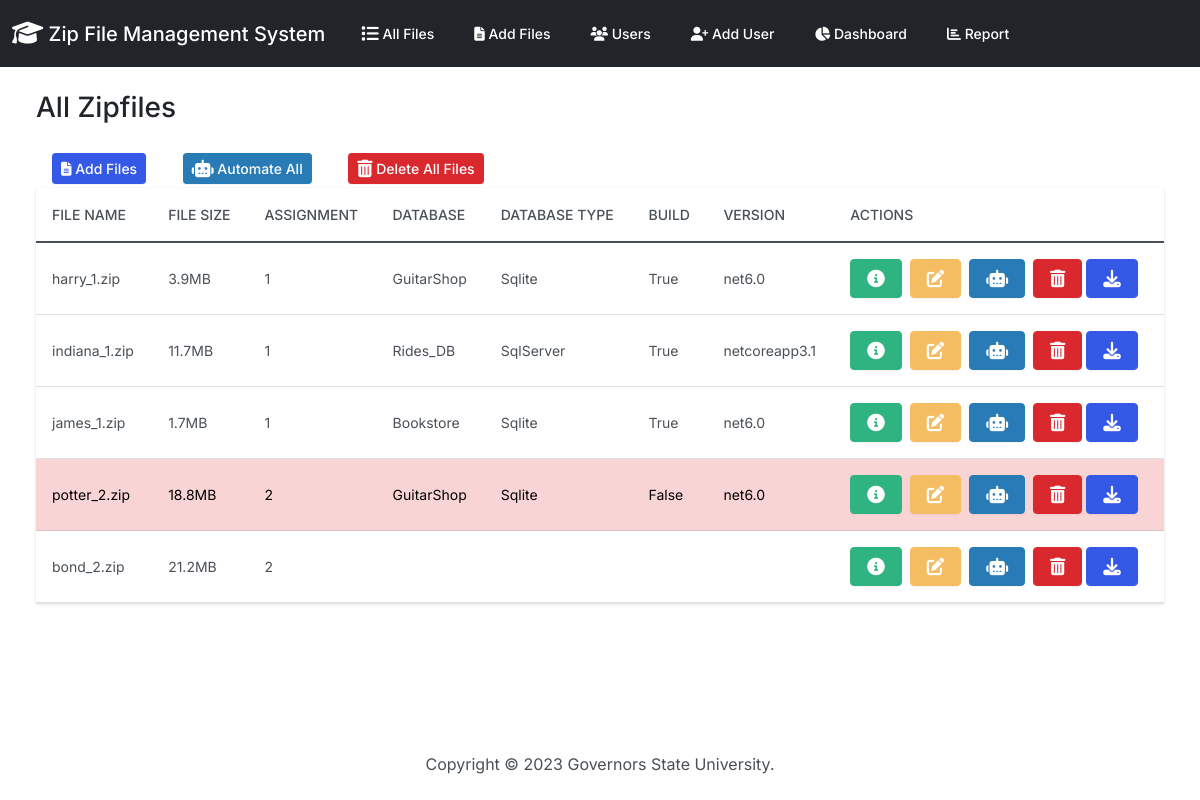
The app's page /, older data.
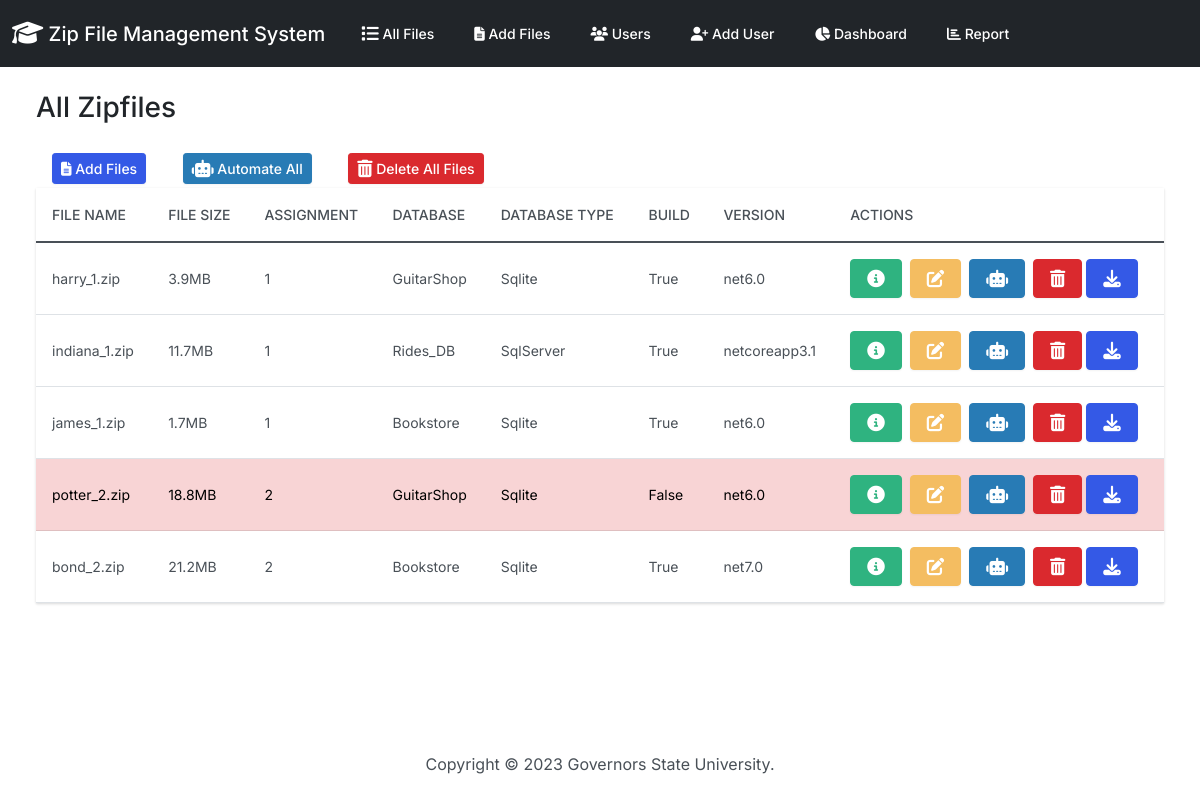
The same page, newer data.
### zipfiles/models.py (models this page shows, shortened)
class File_Results(models.Model):
    id_number = models.PositiveIntegerField(null=True)
    f_name = models.CharField(max_length=255, null=True)
    f_size = models.CharField(max_length=50, null=True)
    myfiles = models.FileField(upload_to="")
    user_name = models.ForeignKey(
        'UserNamesList',
        on_delete=models.CASCADE,
        db_column='user_name',
        default=None
    )
    db_name = models.CharField(max_length=50, null=True)
    db_type = models.CharField(max_length=50, null=True)
    is_build_succeeded = models.CharField(max_length=50, null=True)
    dotnet_version = models.CharField(max_length=20, null=True)
    error_details = models.TextField(null=True)
    assignment_number = models.IntegerField(null=True)
    folder_name = models.CharField(max_length=50, null=True)
    instruction_passed = models.CharField(max_length=50, null=True)

### zipfiles/views.py (the view)
# urls.py: path('', views.index, name='index'),
def index(request):
  failed_files = request.session.pop('failed_files', [])
  file_results = File_Results.objects.all()
  return render(request, 'zipfiles/index.html', {
    'zipfiles': file_results,
    'failed_files': failed_files
  })

### zipfiles/templates/zipfiles/index.html (shortened to what this page needs)
{% extends "zipfiles/base.html" %}
{% block body %}
<h3 class="m-4">All Zipfiles</h3>
<div class="row">
  <div class="col-12">
    {% if zipfiles %}
    <div class="ms-4 me-4 mb-4">
      <a class="btn btn-primary btn-sm mx-3 my-1" href="{% url 'add' %}">
        <i class="fas fa-file-alt"></i> Add Files
      </a>
      <a class="btn btn-info btn-sm mx-3 my-1" href="{% url 'automate_all' %}" title="Automate all">
         Automate All
      </a>
      <a class="btn btn-danger btn-sm mx-3 my-1" href="{% url 'delete_all' %}" title="Delete All Files" id="delete-all-button">
         Delete All Files
      </a>
      <div>
        <table class="table table-hover">
          <thead class="thead-dark">
            <tr>
              <th scope="col">File name</th>
              <th scope="col">File Size</th>
              <th scope="col">Assignment</th>
              <th scope="col">Database</th>
              <th scope="col">Database Type</th>
              <th scope="col">Build</th>
              <th scope="col">Version</th>
              <th scope="col">Actions</th>
            </tr>
          </thead>
          <tbody>
            {% for zipfile in zipfiles %}
              <tr {% if zipfile.is_build_succeeded == 'False' %}class="table-danger"{% endif %}>
                <td class="align-middle">{{ zipfile.f_name|default:"" }}</td>
                <td class="align-middle">{{ zipfile.f_size|default:"" }}</td>
                <td class="align-middle">{{ zipfile.assignment_number|default:"" }}</td>
                <td class="align-middle">{{ zipfile.db_name|default:"" }}</td>
                <td class="align-middle">{{ zipfile.db_type|default:"" }}</td>
                <td class="align-middle">{{ zipfile.is_build_succeeded|default:"" }}</td>
                <td class="align-middle">{{ zipfile.dotnet_version|default:"" }}</td>
                <td>
                  <a class="btn btn-success me-1 download-link" href="{% url 'view_info' zipfile.id %}" data-bs-toggle="modal" data-bs-target="#myModal{{zipfile.id}}" title="Info">
                  </a>
                  <a class="btn btn-warning me-1" href="{% url 'edit' zipfile.id %}" title="Edit">
                  </a>
                  <a class="btn btn-info me-1" href="{% url 'automate' zipfile.id %}" title="Run Automation Script">
                  </a>
                  <button type="button" class="btn btn-danger" data-bs-toggle="modal" data-bs-target="#delete{{zipfile.id}}" title="Delete">
                  </button>
                  <a class="btn btn-primary me-1 download-link" href="{% url 'download_file' zipfile.id %}" title="Download File">
                  </a>
                </td>
              </tr>
            {% endfor %}
          </tbody>
        </table>
      </div>
    </div>
    {% else %}
      <h5 class="alert alert-primary ms-4 me-4">No File_Results Records</h5>
    {% endif %}
  </div>
</div>
{% endblock %}

### zipfiles/templates/zipfiles/base.html (shortened to what this page needs)
{% load static %}
<!DOCTYPE html>
<html lang="en">
  <head>
    <link rel="stylesheet" href="https://cdnjs.cloudflare.com/ajax/libs/font-awesome/6.1.1/css/all.min.css">
    <link href="{% static 'css/bootstrap.min.css' %}" rel="stylesheet">
  </head>
  <body class="d-flex flex-column min-vh-100">
    <div id="parentDiv">
      <nav class="navbar navbar-expand-lg navbar-dark bg-dark">
        <div class="container-fluid">
          <a class="navbar-brand" href="{% url 'index' %}">
            <i class="fa-solid fa-graduation-cap fa-lg"></i> Zip File Management System
          </a>
          <div class="collapse navbar-collapse" id="navbarColor01">
            <ul class="navbar-nav me-auto">
              <li class="nav-item">
                <a class="nav-link" href="{% url 'index' %}">
                   All Files
                </a>
              </li>
              <li class="nav-item">
                <a class="nav-link" href="{% url 'add' %}">
                  <i class="fas fa-file-alt"></i> Add Files
                </a>
              </li>
              <li class="nav-item">
                <a class="nav-link" href="{% url 'user_list' %}">
                  <i class="fas fa-users"></i> Users
                </a>
              </li>
              <li class="nav-item">
                <a class="nav-link" href="{% url 'user_create' %}">
                  <i class="fas fa-user-plus"></i> Add User
                </a>
              </li>
              <li class="nav-item">
                <a class="nav-link" href="{% url 'dashboard' %}">
                  <i class="fas fa-chart-pie"></i> Dashboard
                </a>
              </li>
              <li class="nav-item">
                <a class="nav-link" href="{% url 'report' %}">
                  <i class="fas fa-chart-bar"></i> Report
                </a>
              </li>
            </ul>
          </div>
        </div>
      </nav>
      <div class="container-fluid">
        {% block body %}
        {% endblock %}
      </div>
    </div>
    <footer class="mt-auto mb-4">
      <div class="text-center">
        <span>
          Copyright &copy; <script>document.write(new Date().getFullYear())</script> Governors State University.
        </span>
      </div>
    </footer>
  </body>
</html>

### zipfiles/templates/zipfiles/base.html (style rules this page uses)
body, table { font-size: 14px; }

Row changes from the older to the newer data that the page shows:
changed File_Results "bond_2.zip": db_name (not shown) → "Bookstore"; db_type (not shown) → "Sqlite"; is_build_succeeded (not shown) → "True"; dotnet_version (not shown) → "net7.0"
